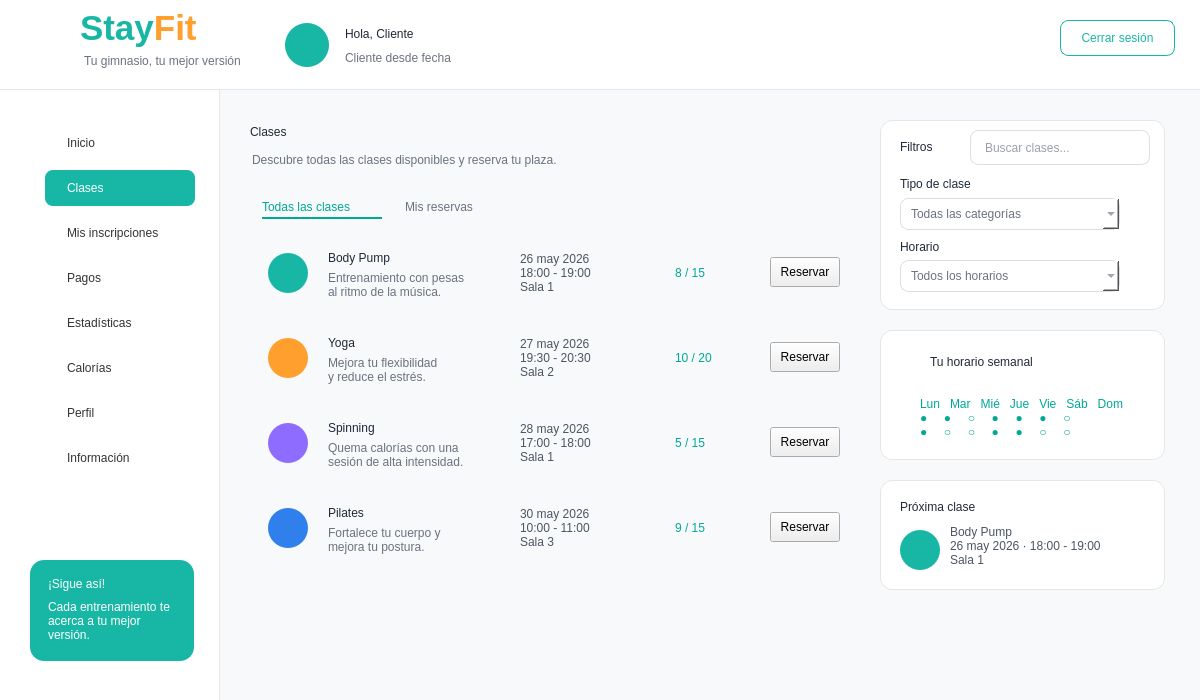
<?xml version="1.0" encoding="UTF-8"?>
<ui version="4.0">
 <class>MainWindow</class>
 <widget class="QMainWindow" name="MainWindow">
  <property name="geometry">
   <rect>
    <x>0</x>
    <y>0</y>
    <width>1200</width>
    <height>700</height>
   </rect>
  </property>
  <property name="windowTitle">
   <string>StayFit - Clases</string>
  </property>
  <property name="styleSheet">
   <string notr="true">
QMainWindow { background-color: #F7F9FA; }
QLabel { background: transparent; color: #1F2937; font-family: &quot;Segoe UI&quot;; }
QPushButton { font-family: &quot;Segoe UI&quot;; }
QFrame#frameHeader { background-color: white; border-bottom: 1px solid #E5E7EB; }
QFrame#frameMenu { background-color: white; border-right: 1px solid #E5E7EB; }
QFrame#frameContenido { background-color: #F7F9FA; border: none; }
QFrame#cardFiltros, QFrame#cardHorario, QFrame#cardProxima, QFrame#cardInfo, QFrame#cardSigue { background-color: white; border: 1px solid #E6E6E6; border-radius: 12px; }
QFrame[class=&quot;classCard&quot;] { background-color: white; border: 1px solid #E6E6E6; border-radius: 12px; }
QPushButton#btnClases { background-color: #18B7A5; color: white; border-radius: 8px; text-align: left; padding-left: 22px; font: bold 11pt &quot;Segoe UI&quot;; }
QPushButton#btnInicio, QPushButton#btnInscripciones, QPushButton#btnPagos, QPushButton#btnEstadisticas, QPushButton#btnCalorias, QPushButton#btnPerfil, QPushButton#btnInformacion { background-color: transparent; color: #333333; border: none; text-align: left; padding-left: 22px; font: 11pt &quot;Segoe UI&quot;; }
QPushButton#btnInicio:hover, QPushButton#btnInscripciones:hover, QPushButton#btnPagos:hover, QPushButton#btnEstadisticas:hover, QPushButton#btnCalorias:hover, QPushButton#btnPerfil:hover, QPushButton#btnInformacion:hover { background-color: #E6F7F5; border-radius: 8px; }
QPushButton#btnCerrarSesion { background-color: white; color: #18B7A5; border: 1px solid #18B7A5; border-radius: 8px; font: bold 10pt &quot;Segoe UI&quot;; }
QPushButton[class=&quot;btnReservar&quot;] { background-color: #18B7A5; color: white; border: none; border-radius: 8px; font: bold 9pt &quot;Segoe UI&quot;; }
QPushButton[class=&quot;btnSecundario&quot;] { background-color: white; color: #18B7A5; border: 1px solid #18B7A5; border-radius: 8px; font: bold 9pt &quot;Segoe UI&quot;; }
QLineEdit { background-color: white; border: 1px solid #D9DEE7; border-radius: 8px; padding-left: 12px; font: 9pt &quot;Segoe UI&quot;; color: #374151; }
QComboBox { background-color: white; border: 1px solid #D9DEE7; border-radius: 8px; padding-left: 10px; font: 9pt &quot;Segoe UI&quot;; color: #6B7280; }
   </string>
  </property>
  <widget class="QWidget" name="centralwidget">
   <widget class="QFrame" name="frameHeader">
    <property name="geometry">
     <rect>
      <x>0</x>
      <y>0</y>
      <width>1200</width>
      <height>90</height>
     </rect>
    </property>
    <widget class="QLabel" name="lblLogoIcono">
     <property name="geometry">
      <rect>
       <x>18</x>
       <y>10</y>
       <width>65</width>
       <height>65</height>
      </rect>
     </property>
     <property name="text">
      <string/>
     </property>
     <property name="pixmap">
      <pixmap>:/prefijoNuevo/logo_stayfit.png</pixmap>
     </property>
     <property name="scaledContents">
      <bool>true</bool>
     </property>
    </widget>
    <widget class="QLabel" name="labelStayFitHeader">
     <property name="geometry">
      <rect>
       <x>80</x>
       <y>8</y>
       <width>170</width>
       <height>40</height>
      </rect>
     </property>
     <property name="text">
      <string>&lt;html&gt;&lt;body&gt;&lt;span style=&quot;font-size:26pt; font-weight:700; color:#18B7A5;&quot;&gt;Stay&lt;/span&gt;&lt;span style=&quot;font-size:26pt; font-weight:700; color:#FF9F2E;&quot;&gt;Fit&lt;/span&gt;&lt;/body&gt;&lt;/html&gt;</string>
     </property>
    </widget>
    <widget class="QLabel" name="labelSubtituloHeader">
     <property name="geometry">
      <rect>
       <x>84</x>
       <y>52</y>
       <width>180</width>
       <height>18</height>
      </rect>
     </property>
     <property name="styleSheet">
      <string notr="true">color:#6B7280; font:9pt &quot;Segoe UI&quot;;</string>
     </property>
     <property name="text">
      <string>Tu gimnasio, tu mejor versión</string>
     </property>
    </widget>
    <widget class="QLabel" name="lblNombreCliente">
     <property name="geometry">
      <rect>
       <x>345</x>
       <y>22</y>
       <width>270</width>
       <height>24</height>
      </rect>
     </property>
     <property name="styleSheet">
      <string notr="true">font:bold 13pt &quot;Segoe UI&quot;; color:#1F2937;</string>
     </property>
     <property name="text">
      <string>Hola, Cliente</string>
     </property>
    </widget>
    <widget class="QLabel" name="lblFechaAltaCliente">
     <property name="geometry">
      <rect>
       <x>345</x>
       <y>48</y>
       <width>250</width>
       <height>20</height>
      </rect>
     </property>
     <property name="styleSheet">
      <string notr="true">font:10pt &quot;Segoe UI&quot;; color:#6B7280;</string>
     </property>
     <property name="text">
      <string>Cliente desde fecha</string>
     </property>
    </widget>
    <widget class="QPushButton" name="btnCerrarSesion">
     <property name="geometry">
      <rect>
       <x>1060</x>
       <y>20</y>
       <width>115</width>
       <height>36</height>
      </rect>
     </property>
     <property name="text">
      <string>Cerrar sesión</string>
     </property>
    </widget>
    <widget class="QLabel" name="lblAvatarCliente">
     <property name="geometry">
      <rect>
       <x>285</x>
       <y>23</y>
       <width>44</width>
       <height>44</height>
      </rect>
     </property>
     <property name="styleSheet">
      <string notr="true">background-color: #18B7A5; color: white; border-radius: 22px; font: 20pt &quot;Segoe UI Emoji&quot;;</string>
     </property>
     <property name="text">
      <string/>
     </property>
     <property name="pixmap">
      <pixmap>:/newPrefix/usuario.png</pixmap>
     </property>
     <property name="scaledContents">
      <bool>true</bool>
     </property>
     <property name="alignment">
      <set>Qt::AlignmentFlag::AlignCenter</set>
     </property>
    </widget>
   </widget>
   <widget class="QFrame" name="frameMenu">
    <property name="geometry">
     <rect>
      <x>0</x>
      <y>90</y>
      <width>220</width>
      <height>610</height>
     </rect>
    </property>
    <widget class="QPushButton" name="btnInicio">
     <property name="geometry">
      <rect>
       <x>45</x>
       <y>35</y>
       <width>150</width>
       <height>36</height>
      </rect>
     </property>
     <property name="text">
      <string>Inicio</string>
     </property>
    </widget>
    <widget class="QPushButton" name="btnClases">
     <property name="geometry">
      <rect>
       <x>45</x>
       <y>80</y>
       <width>150</width>
       <height>36</height>
      </rect>
     </property>
     <property name="text">
      <string>Clases</string>
     </property>
    </widget>
    <widget class="QPushButton" name="btnInscripciones">
     <property name="geometry">
      <rect>
       <x>45</x>
       <y>125</y>
       <width>150</width>
       <height>36</height>
      </rect>
     </property>
     <property name="text">
      <string>Mis inscripciones</string>
     </property>
    </widget>
    <widget class="QPushButton" name="btnPagos">
     <property name="geometry">
      <rect>
       <x>45</x>
       <y>170</y>
       <width>150</width>
       <height>36</height>
      </rect>
     </property>
     <property name="text">
      <string>Pagos</string>
     </property>
    </widget>
    <widget class="QPushButton" name="btnEstadisticas">
     <property name="geometry">
      <rect>
       <x>45</x>
       <y>215</y>
       <width>150</width>
       <height>36</height>
      </rect>
     </property>
     <property name="text">
      <string>Estadísticas</string>
     </property>
    </widget>
    <widget class="QPushButton" name="btnCalorias">
     <property name="geometry">
      <rect>
       <x>45</x>
       <y>260</y>
       <width>150</width>
       <height>36</height>
      </rect>
     </property>
     <property name="text">
      <string>Calorías</string>
     </property>
    </widget>
    <widget class="QPushButton" name="btnPerfil">
     <property name="geometry">
      <rect>
       <x>45</x>
       <y>305</y>
       <width>150</width>
       <height>36</height>
      </rect>
     </property>
     <property name="text">
      <string>Perfil</string>
     </property>
    </widget>
    <widget class="QPushButton" name="btnInformacion">
     <property name="geometry">
      <rect>
       <x>45</x>
       <y>350</y>
       <width>150</width>
       <height>36</height>
      </rect>
     </property>
     <property name="text">
      <string>Información</string>
     </property>
    </widget>
    <widget class="QFrame" name="cardSigue">
     <property name="geometry">
      <rect>
       <x>30</x>
       <y>470</y>
       <width>164</width>
       <height>101</height>
      </rect>
     </property>
     <property name="styleSheet">
      <string notr="true">QFrame#cardSigue { background-color:#18B7A5; border-radius:14px; border:none; }</string>
     </property>
     <widget class="QLabel" name="lblSigue">
      <property name="geometry">
       <rect>
        <x>18</x>
        <y>12</y>
        <width>130</width>
        <height>24</height>
       </rect>
      </property>
      <property name="styleSheet">
       <string notr="true">color:white; font:bold 11pt &quot;Segoe UI&quot;;</string>
      </property>
      <property name="text">
       <string>¡Sigue así!</string>
      </property>
     </widget>
     <widget class="QLabel" name="lblSigueTexto">
      <property name="geometry">
       <rect>
        <x>18</x>
        <y>35</y>
        <width>130</width>
        <height>51</height>
       </rect>
      </property>
      <property name="styleSheet">
       <string notr="true">color:white; font:9pt &quot;Segoe UI&quot;;</string>
      </property>
      <property name="text">
       <string>Cada entrenamiento te acerca a tu mejor versión.</string>
      </property>
      <property name="wordWrap">
       <bool>true</bool>
      </property>
     </widget>
    </widget>
    <widget class="QLabel" name="icoInicio">
     <property name="geometry">
      <rect>
       <x>20</x>
       <y>40</y>
       <width>20</width>
       <height>20</height>
      </rect>
     </property>
     <property name="pixmap">
      <pixmap>:/prefijoNuevo/casa_inicio.png</pixmap>
     </property>
     <property name="scaledContents">
      <bool>true</bool>
     </property>
    </widget>
    <widget class="QLabel" name="icoClases">
     <property name="geometry">
      <rect>
       <x>10</x>
       <y>85</y>
       <width>22</width>
       <height>22</height>
      </rect>
     </property>
     <property name="pixmap">
      <pixmap>:/newPrefix/calendario.png</pixmap>
     </property>
     <property name="scaledContents">
      <bool>true</bool>
     </property>
    </widget>
    <widget class="QLabel" name="icoIns">
     <property name="geometry">
      <rect>
       <x>20</x>
       <y>130</y>
       <width>23</width>
       <height>23</height>
      </rect>
     </property>
     <property name="pixmap">
      <pixmap>:/newPrefix/inscripcion.png</pixmap>
     </property>
     <property name="scaledContents">
      <bool>true</bool>
     </property>
    </widget>
    <widget class="QLabel" name="icoPagos">
     <property name="geometry">
      <rect>
       <x>20</x>
       <y>175</y>
       <width>23</width>
       <height>23</height>
      </rect>
     </property>
     <property name="pixmap">
      <pixmap>:/newPrefix/pagos.png</pixmap>
     </property>
     <property name="scaledContents">
      <bool>true</bool>
     </property>
    </widget>
    <widget class="QLabel" name="icoEst">
     <property name="geometry">
      <rect>
       <x>20</x>
       <y>220</y>
       <width>25</width>
       <height>25</height>
      </rect>
     </property>
     <property name="pixmap">
      <pixmap>:/newPrefix/grafico-de-barras.png</pixmap>
     </property>
     <property name="scaledContents">
      <bool>true</bool>
     </property>
    </widget>
    <widget class="QLabel" name="icoCal">
     <property name="geometry">
      <rect>
       <x>20</x>
       <y>265</y>
       <width>25</width>
       <height>25</height>
      </rect>
     </property>
     <property name="pixmap">
      <pixmap>:/newPrefix/fuego.png</pixmap>
     </property>
     <property name="scaledContents">
      <bool>true</bool>
     </property>
    </widget>
    <widget class="QLabel" name="icoPerfil">
     <property name="geometry">
      <rect>
       <x>20</x>
       <y>310</y>
       <width>23</width>
       <height>23</height>
      </rect>
     </property>
     <property name="pixmap">
      <pixmap>:/newPrefix/usuario.png</pixmap>
     </property>
     <property name="scaledContents">
      <bool>true</bool>
     </property>
    </widget>
    <widget class="QLabel" name="icoInfo">
     <property name="geometry">
      <rect>
       <x>20</x>
       <y>355</y>
       <width>23</width>
       <height>23</height>
      </rect>
     </property>
     <property name="pixmap">
      <pixmap>:/newPrefix/informacion.png</pixmap>
     </property>
     <property name="scaledContents">
      <bool>true</bool>
     </property>
    </widget>
   </widget>
   <widget class="QFrame" name="frameContenido">
    <property name="geometry">
     <rect>
      <x>220</x>
      <y>90</y>
      <width>980</width>
      <height>610</height>
     </rect>
    </property>
    <widget class="QLabel" name="lblTituloClases">
     <property name="geometry">
      <rect>
       <x>30</x>
       <y>25</y>
       <width>200</width>
       <height>34</height>
      </rect>
     </property>
     <property name="styleSheet">
      <string notr="true">font:bold 20pt &quot;Segoe UI&quot;; color:#1F2937;</string>
     </property>
     <property name="text">
      <string>Clases</string>
     </property>
    </widget>
    <widget class="QLabel" name="lblSubClases">
     <property name="geometry">
      <rect>
       <x>32</x>
       <y>60</y>
       <width>470</width>
       <height>20</height>
      </rect>
     </property>
     <property name="styleSheet">
      <string notr="true">font:9pt &quot;Segoe UI&quot;; color:#6B7280;</string>
     </property>
     <property name="text">
      <string>Descubre todas las clases disponibles y reserva tu plaza.</string>
     </property>
    </widget>
    <widget class="QLabel" name="lblTabTodas">
     <property name="geometry">
      <rect>
       <x>42</x>
       <y>105</y>
       <width>120</width>
       <height>24</height>
      </rect>
     </property>
     <property name="styleSheet">
      <string notr="true">font:bold 10pt &quot;Segoe UI&quot;; color:#00A896; border-bottom:2px solid #00A896;</string>
     </property>
     <property name="text">
      <string>Todas las clases</string>
     </property>
    </widget>
    <widget class="QLabel" name="lblTabRes">
     <property name="geometry">
      <rect>
       <x>185</x>
       <y>105</y>
       <width>100</width>
       <height>24</height>
      </rect>
     </property>
     <property name="styleSheet">
      <string notr="true">font:10pt &quot;Segoe UI&quot;; color:#6B7280;</string>
     </property>
     <property name="text">
      <string>Mis reservas</string>
     </property>
    </widget>
    <widget class="QFrame" name="cardClase1">
     <property name="geometry">
      <rect>
       <x>30</x>
       <y>145</y>
       <width>610</width>
       <height>74</height>
      </rect>
     </property>
     <property name="class" stdset="0">
      <string>classCard</string>
     </property>
     <widget class="QLabel" name="icoClase1">
      <property name="geometry">
       <rect>
        <x>18</x>
        <y>18</y>
        <width>40</width>
        <height>40</height>
       </rect>
      </property>
      <property name="styleSheet">
       <string notr="true">background-color:#18B7A5; border-radius:20px;</string>
      </property>
      <property name="pixmap">
       <pixmap>:/newPrefix/peso.png</pixmap>
      </property>
      <property name="scaledContents">
       <bool>true</bool>
      </property>
     </widget>
     <widget class="QLabel" name="lblClase1">
      <property name="geometry">
       <rect>
        <x>78</x>
        <y>12</y>
        <width>150</width>
        <height>22</height>
       </rect>
      </property>
      <property name="styleSheet">
       <string notr="true">font:bold 11pt &quot;Segoe UI&quot;;</string>
      </property>
      <property name="text">
       <string>Body Pump</string>
      </property>
     </widget>
     <widget class="QLabel" name="lblDesc1">
      <property name="geometry">
       <rect>
        <x>78</x>
        <y>35</y>
        <width>165</width>
        <height>30</height>
       </rect>
      </property>
      <property name="styleSheet">
       <string notr="true">font:8pt &quot;Segoe UI&quot;; color:#6B7280;</string>
      </property>
      <property name="text">
       <string>Entrenamiento con pesas
al ritmo de la música.</string>
      </property>
     </widget>
     <widget class="QLabel" name="lblFecha1">
      <property name="geometry">
       <rect>
        <x>270</x>
        <y>15</y>
        <width>130</width>
        <height>46</height>
       </rect>
      </property>
      <property name="styleSheet">
       <string notr="true">font:8pt &quot;Segoe UI&quot;; color:#4B5563;</string>
      </property>
      <property name="text">
       <string>26 may 2026
18:00 - 19:00
Sala 1</string>
      </property>
     </widget>
     <widget class="QLabel" name="lblPlazas1">
      <property name="geometry">
       <rect>
        <x>425</x>
        <y>20</y>
        <width>70</width>
        <height>35</height>
       </rect>
      </property>
      <property name="styleSheet">
       <string notr="true">font:bold 13pt &quot;Segoe UI&quot;; color:#00A896;</string>
      </property>
      <property name="text">
       <string>8 / 15</string>
      </property>
     </widget>
     <widget class="QPushButton" name="btnReservar1">
      <property name="geometry">
       <rect>
        <x>520</x>
        <y>22</y>
        <width>70</width>
        <height>30</height>
       </rect>
      </property>
      <property name="text">
       <string>Reservar</string>
      </property>
      <property name="class" stdset="0">
       <string>btnReservar</string>
      </property>
     </widget>
    </widget>
    <widget class="QFrame" name="cardClase2">
     <property name="geometry">
      <rect>
       <x>30</x>
       <y>230</y>
       <width>610</width>
       <height>74</height>
      </rect>
     </property>
     <property name="class" stdset="0">
      <string>classCard</string>
     </property>
     <widget class="QLabel" name="icoClase2">
      <property name="geometry">
       <rect>
        <x>18</x>
        <y>18</y>
        <width>40</width>
        <height>40</height>
       </rect>
      </property>
      <property name="styleSheet">
       <string notr="true">background-color:#FF9F2E; border-radius:20px;</string>
      </property>
      <property name="pixmap">
       <pixmap>:/newPrefix/yoga.png</pixmap>
      </property>
      <property name="scaledContents">
       <bool>true</bool>
      </property>
     </widget>
     <widget class="QLabel" name="lblClase2">
      <property name="geometry">
       <rect>
        <x>78</x>
        <y>12</y>
        <width>150</width>
        <height>22</height>
       </rect>
      </property>
      <property name="styleSheet">
       <string notr="true">font:bold 11pt &quot;Segoe UI&quot;;</string>
      </property>
      <property name="text">
       <string>Yoga</string>
      </property>
     </widget>
     <widget class="QLabel" name="lblDesc2">
      <property name="geometry">
       <rect>
        <x>78</x>
        <y>35</y>
        <width>165</width>
        <height>30</height>
       </rect>
      </property>
      <property name="styleSheet">
       <string notr="true">font:8pt &quot;Segoe UI&quot;; color:#6B7280;</string>
      </property>
      <property name="text">
       <string>Mejora tu flexibilidad
y reduce el estrés.</string>
      </property>
     </widget>
     <widget class="QLabel" name="lblFecha2">
      <property name="geometry">
       <rect>
        <x>270</x>
        <y>15</y>
        <width>130</width>
        <height>46</height>
       </rect>
      </property>
      <property name="styleSheet">
       <string notr="true">font:8pt &quot;Segoe UI&quot;; color:#4B5563;</string>
      </property>
      <property name="text">
       <string>27 may 2026
19:30 - 20:30
Sala 2</string>
      </property>
     </widget>
     <widget class="QLabel" name="lblPlazas2">
      <property name="geometry">
       <rect>
        <x>425</x>
        <y>20</y>
        <width>70</width>
        <height>35</height>
       </rect>
      </property>
      <property name="styleSheet">
       <string notr="true">font:bold 13pt &quot;Segoe UI&quot;; color:#00A896;</string>
      </property>
      <property name="text">
       <string>10 / 20</string>
      </property>
     </widget>
     <widget class="QPushButton" name="btnReservar2">
      <property name="geometry">
       <rect>
        <x>520</x>
        <y>22</y>
        <width>70</width>
        <height>30</height>
       </rect>
      </property>
      <property name="text">
       <string>Reservar</string>
      </property>
      <property name="class" stdset="0">
       <string>btnReservar</string>
      </property>
     </widget>
    </widget>
    <widget class="QFrame" name="cardClase3">
     <property name="geometry">
      <rect>
       <x>30</x>
       <y>315</y>
       <width>610</width>
       <height>74</height>
      </rect>
     </property>
     <property name="class" stdset="0">
      <string>classCard</string>
     </property>
     <widget class="QLabel" name="icoClase3">
      <property name="geometry">
       <rect>
        <x>18</x>
        <y>18</y>
        <width>40</width>
        <height>40</height>
       </rect>
      </property>
      <property name="styleSheet">
       <string notr="true">background-color:#8E6CFF; border-radius:20px;</string>
      </property>
      <property name="pixmap">
       <pixmap resource="../imagenes/recursos.qrc">:/newPrefix/bicicleta.png</pixmap>
      </property>
      <property name="scaledContents">
       <bool>true</bool>
      </property>
     </widget>
     <widget class="QLabel" name="lblClase3">
      <property name="geometry">
       <rect>
        <x>78</x>
        <y>12</y>
        <width>150</width>
        <height>22</height>
       </rect>
      </property>
      <property name="styleSheet">
       <string notr="true">font:bold 11pt &quot;Segoe UI&quot;;</string>
      </property>
      <property name="text">
       <string>Spinning</string>
      </property>
     </widget>
     <widget class="QLabel" name="lblDesc3">
      <property name="geometry">
       <rect>
        <x>78</x>
        <y>35</y>
        <width>165</width>
        <height>30</height>
       </rect>
      </property>
      <property name="styleSheet">
       <string notr="true">font:8pt &quot;Segoe UI&quot;; color:#6B7280;</string>
      </property>
      <property name="text">
       <string>Quema calorías con una
sesión de alta intensidad.</string>
      </property>
     </widget>
     <widget class="QLabel" name="lblFecha3">
      <property name="geometry">
       <rect>
        <x>270</x>
        <y>15</y>
        <width>130</width>
        <height>46</height>
       </rect>
      </property>
      <property name="styleSheet">
       <string notr="true">font:8pt &quot;Segoe UI&quot;; color:#4B5563;</string>
      </property>
      <property name="text">
       <string>28 may 2026
17:00 - 18:00
Sala 1</string>
      </property>
     </widget>
     <widget class="QLabel" name="lblPlazas3">
      <property name="geometry">
       <rect>
        <x>425</x>
        <y>20</y>
        <width>70</width>
        <height>35</height>
       </rect>
      </property>
      <property name="styleSheet">
       <string notr="true">font:bold 13pt &quot;Segoe UI&quot;; color:#00A896;</string>
      </property>
      <property name="text">
       <string>5 / 15</string>
      </property>
     </widget>
     <widget class="QPushButton" name="btnReservar3">
      <property name="geometry">
       <rect>
        <x>520</x>
        <y>22</y>
        <width>70</width>
        <height>30</height>
       </rect>
      </property>
      <property name="text">
       <string>Reservar</string>
      </property>
      <property name="class" stdset="0">
       <string>btnReservar</string>
      </property>
     </widget>
    </widget>
    <widget class="QFrame" name="cardClase4">
     <property name="geometry">
      <rect>
       <x>30</x>
       <y>400</y>
       <width>610</width>
       <height>74</height>
      </rect>
     </property>
     <property name="class" stdset="0">
      <string>classCard</string>
     </property>
     <widget class="QLabel" name="icoClase4">
      <property name="geometry">
       <rect>
        <x>18</x>
        <y>18</y>
        <width>40</width>
        <height>40</height>
       </rect>
      </property>
      <property name="styleSheet">
       <string notr="true">background-color:#2F80ED; border-radius:20px;</string>
      </property>
      <property name="pixmap">
       <pixmap>:/newPrefix/pilates.png</pixmap>
      </property>
      <property name="scaledContents">
       <bool>true</bool>
      </property>
     </widget>
     <widget class="QLabel" name="lblClase4">
      <property name="geometry">
       <rect>
        <x>78</x>
        <y>12</y>
        <width>150</width>
        <height>22</height>
       </rect>
      </property>
      <property name="styleSheet">
       <string notr="true">font:bold 11pt &quot;Segoe UI&quot;;</string>
      </property>
      <property name="text">
       <string>Pilates</string>
      </property>
     </widget>
     <widget class="QLabel" name="lblDesc4">
      <property name="geometry">
       <rect>
        <x>78</x>
        <y>35</y>
        <width>165</width>
        <height>30</height>
       </rect>
      </property>
      <property name="styleSheet">
       <string notr="true">font:8pt &quot;Segoe UI&quot;; color:#6B7280;</string>
      </property>
      <property name="text">
       <string>Fortalece tu cuerpo y
mejora tu postura.</string>
      </property>
     </widget>
     <widget class="QLabel" name="lblFecha4">
      <property name="geometry">
       <rect>
        <x>270</x>
        <y>15</y>
        <width>130</width>
        <height>46</height>
       </rect>
      </property>
      <property name="styleSheet">
       <string notr="true">font:8pt &quot;Segoe UI&quot;; color:#4B5563;</string>
      </property>
      <property name="text">
       <string>30 may 2026
10:00 - 11:00
Sala 3</string>
      </property>
     </widget>
     <widget class="QLabel" name="lblPlazas4">
      <property name="geometry">
       <rect>
        <x>425</x>
        <y>20</y>
        <width>70</width>
        <height>35</height>
       </rect>
      </property>
      <property name="styleSheet">
       <string notr="true">font:bold 13pt &quot;Segoe UI&quot;; color:#00A896;</string>
      </property>
      <property name="text">
       <string>9 / 15</string>
      </property>
     </widget>
     <widget class="QPushButton" name="btnReservar4">
      <property name="geometry">
       <rect>
        <x>520</x>
        <y>22</y>
        <width>70</width>
        <height>30</height>
       </rect>
      </property>
      <property name="text">
       <string>Reservar</string>
      </property>
      <property name="class" stdset="0">
       <string>btnReservar</string>
      </property>
     </widget>
    </widget>
    <widget class="QFrame" name="cardFiltros">
     <property name="geometry">
      <rect>
       <x>660</x>
       <y>30</y>
       <width>285</width>
       <height>190</height>
      </rect>
     </property>
     <widget class="QLabel" name="lblFiltros">
      <property name="geometry">
       <rect>
        <x>20</x>
        <y>15</y>
        <width>160</width>
        <height>24</height>
       </rect>
      </property>
      <property name="styleSheet">
       <string notr="true">font:bold 12pt &quot;Segoe UI&quot;;</string>
      </property>
      <property name="text">
       <string>Filtros</string>
      </property>
     </widget>
     <widget class="QLabel" name="lblTipo">
      <property name="geometry">
       <rect>
        <x>20</x>
        <y>55</y>
        <width>120</width>
        <height>18</height>
       </rect>
      </property>
      <property name="text">
       <string>Tipo de clase</string>
      </property>
     </widget>
     <widget class="QComboBox" name="cmbTipo">
      <property name="geometry">
       <rect>
        <x>20</x>
        <y>78</y>
        <width>220</width>
        <height>32</height>
       </rect>
      </property>
      <item>
       <property name="text">
        <string>Todas las categorías</string>
       </property>
      </item>
     </widget>
     <widget class="QLabel" name="lblHorario">
      <property name="geometry">
       <rect>
        <x>20</x>
        <y>118</y>
        <width>120</width>
        <height>18</height>
       </rect>
      </property>
      <property name="text">
       <string>Horario</string>
      </property>
     </widget>
     <widget class="QComboBox" name="cmbHorario">
      <property name="geometry">
       <rect>
        <x>20</x>
        <y>140</y>
        <width>220</width>
        <height>32</height>
       </rect>
      </property>
      <item>
       <property name="text">
        <string>Todos los horarios</string>
       </property>
      </item>
     </widget>
     <widget class="QLineEdit" name="txtBuscarClases">
      <property name="geometry">
       <rect>
        <x>90</x>
        <y>10</y>
        <width>180</width>
        <height>35</height>
       </rect>
      </property>
      <property name="placeholderText">
       <string>Buscar clases...</string>
      </property>
     </widget>
    </widget>
    <widget class="QFrame" name="cardHorario">
     <property name="geometry">
      <rect>
       <x>660</x>
       <y>240</y>
       <width>285</width>
       <height>130</height>
      </rect>
     </property>
     <widget class="QLabel" name="lblHorarioSem">
      <property name="geometry">
       <rect>
        <x>50</x>
        <y>20</y>
        <width>180</width>
        <height>24</height>
       </rect>
      </property>
      <property name="styleSheet">
       <string notr="true">font:bold 11pt &quot;Segoe UI&quot;;</string>
      </property>
      <property name="text">
       <string>Tu horario semanal</string>
      </property>
     </widget>
     <widget class="QLabel" name="lblDias">
      <property name="geometry">
       <rect>
        <x>40</x>
        <y>60</y>
        <width>220</width>
        <height>55</height>
       </rect>
      </property>
      <property name="styleSheet">
       <string notr="true">font:9pt &quot;Segoe UI&quot;; color:#00A896;</string>
      </property>
      <property name="text">
       <string>Lun   Mar   Mié   Jue   Vie   Sáb   Dom
●     ●     ○     ●     ●     ●     ○
●     ○     ○     ●     ●     ○     ○</string>
      </property>
     </widget>
    </widget>
    <widget class="QFrame" name="cardProxima">
     <property name="geometry">
      <rect>
       <x>660</x>
       <y>390</y>
       <width>285</width>
       <height>110</height>
      </rect>
     </property>
     <widget class="QLabel" name="lblProxima">
      <property name="geometry">
       <rect>
        <x>20</x>
        <y>15</y>
        <width>160</width>
        <height>24</height>
       </rect>
      </property>
      <property name="styleSheet">
       <string notr="true">font:bold 11pt &quot;Segoe UI&quot;;</string>
      </property>
      <property name="text">
       <string>Próxima clase</string>
      </property>
     </widget>
     <widget class="QLabel" name="lblProxDatos">
      <property name="geometry">
       <rect>
        <x>70</x>
        <y>45</y>
        <width>181</width>
        <height>42</height>
       </rect>
      </property>
      <property name="styleSheet">
       <string notr="true">font:9pt &quot;Segoe UI&quot;; color:#4B5563;</string>
      </property>
      <property name="text">
       <string>Body Pump
26 may 2026 · 18:00 - 19:00
Sala 1</string>
      </property>
     </widget>
     <widget class="QLabel" name="icoProxima">
      <property name="geometry">
       <rect>
        <x>20</x>
        <y>50</y>
        <width>40</width>
        <height>40</height>
       </rect>
      </property>
      <property name="styleSheet">
       <string notr="true">background-color:#18B7A5; border-radius:20px;</string>
      </property>
      <property name="pixmap">
       <pixmap>:/newPrefix/peso.png</pixmap>
      </property>
      <property name="scaledContents">
       <bool>true</bool>
      </property>
     </widget>
    </widget>
    <widget class="QLabel" name="label">
     <property name="geometry">
      <rect>
       <x>-2</x>
       <y>-5</y>
       <width>991</width>
       <height>621</height>
      </rect>
     </property>
     <property name="text">
      <string/>
     </property>
     <property name="pixmap">
      <pixmap>:/entrenador/reborde_ola.png</pixmap>
     </property>
     <property name="scaledContents">
      <bool>true</bool>
     </property>
    </widget>
    <zorder>label</zorder>
    <zorder>lblTituloClases</zorder>
    <zorder>lblSubClases</zorder>
    <zorder>lblTabTodas</zorder>
    <zorder>lblTabRes</zorder>
    <zorder>cardClase1</zorder>
    <zorder>cardClase2</zorder>
    <zorder>cardClase3</zorder>
    <zorder>cardClase4</zorder>
    <zorder>cardFiltros</zorder>
    <zorder>cardHorario</zorder>
    <zorder>cardProxima</zorder>
   </widget>
  </widget>
 </widget>
 <resources>
  <include location="../imagenes/recursos.qrc"/>
 </resources>
 <connections/>
</ui>
